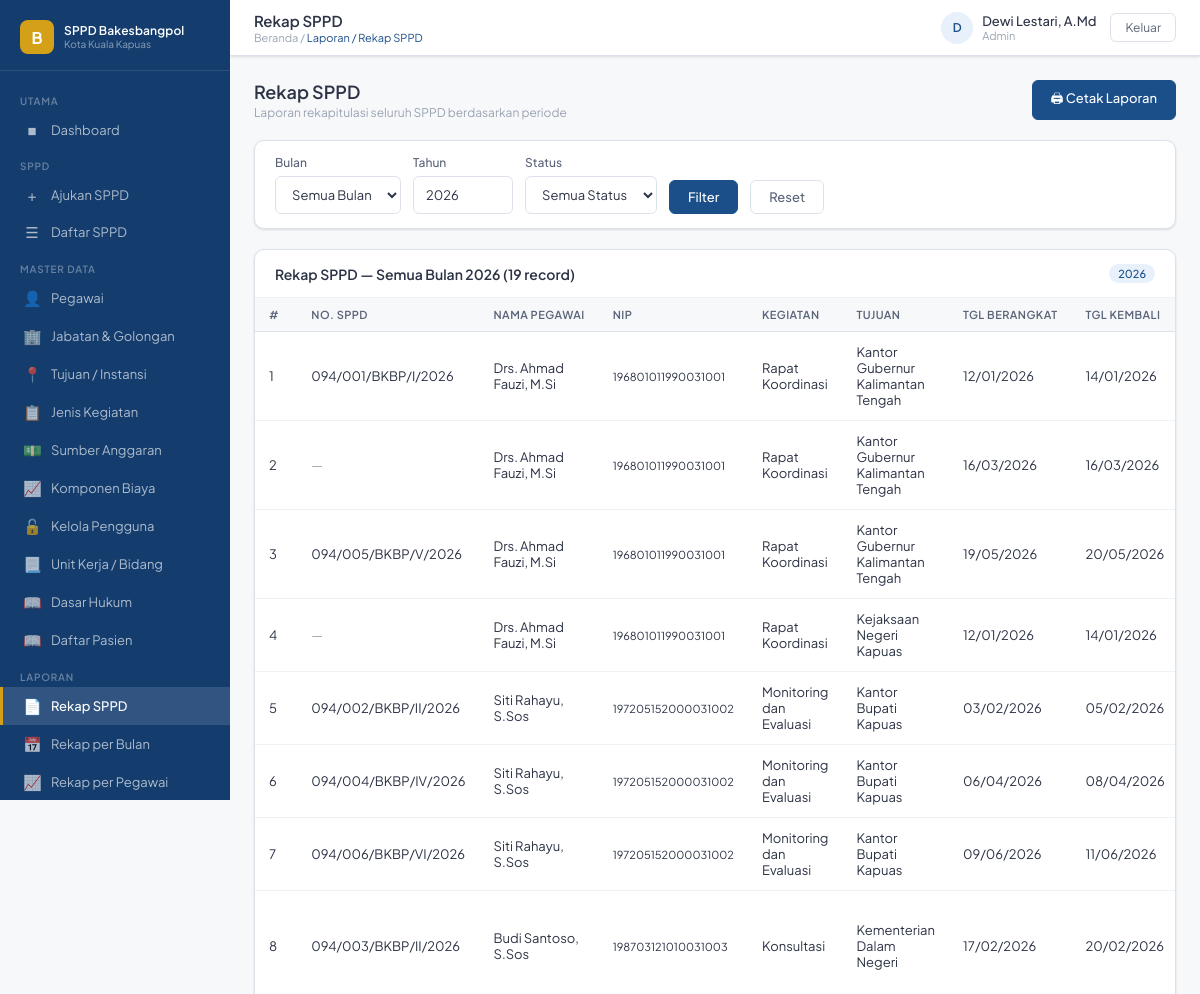
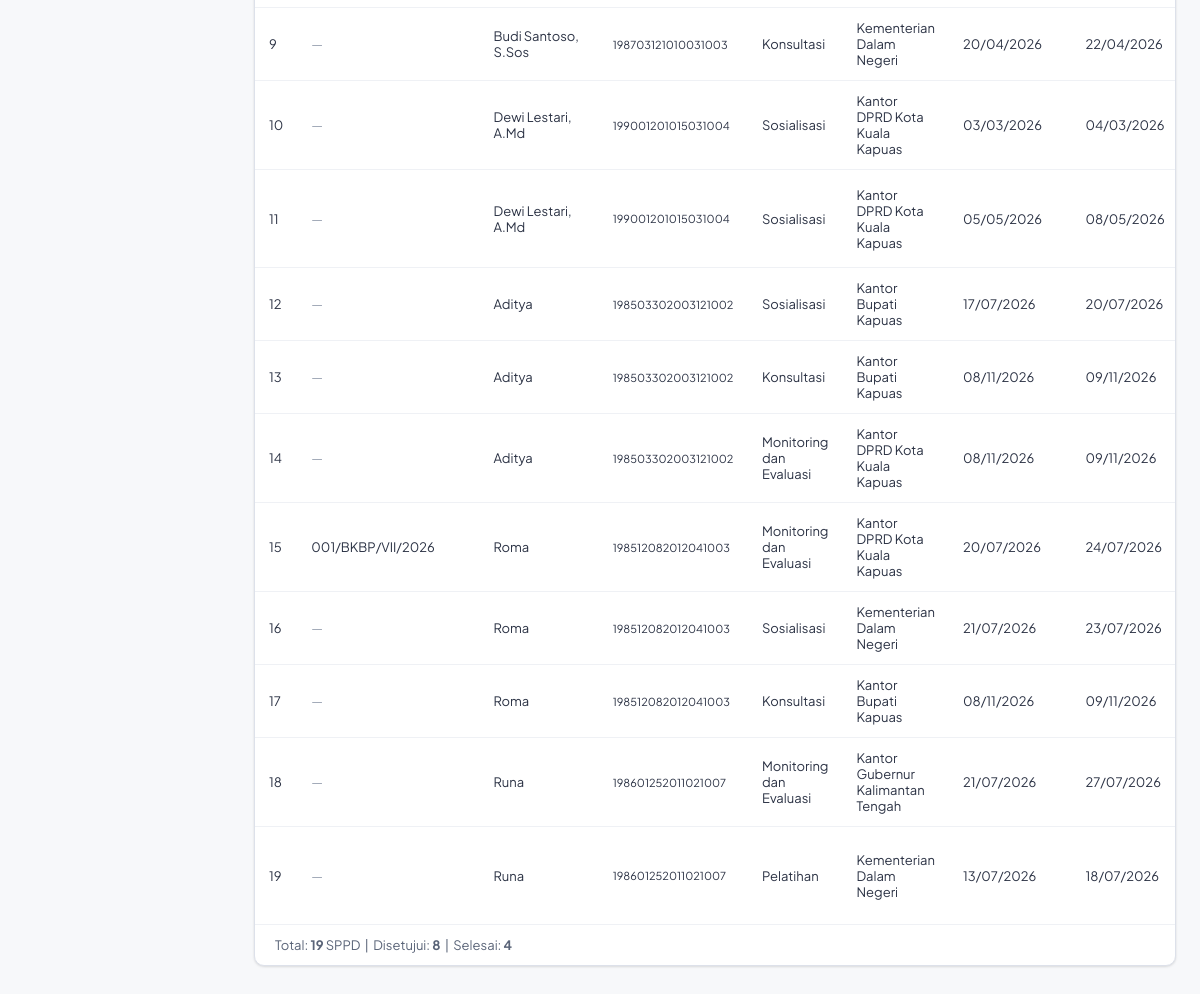
Page /pages/laporan/rekap_sppd.php (signed in) on the committed database (2 pictures, top to bottom).
### tables this page shows
CREATE TABLE `tb_sppd` (
  `id_sppd` int(11) NOT NULL,
  `no_sppd` varchar(50) DEFAULT NULL,
  `id_pengaju` int(11) NOT NULL,
  `id_kegiatan` int(11) NOT NULL,
  `id_tujuan` int(11) NOT NULL,
  `id_anggaran` int(11) NOT NULL,
  `keperluan` text NOT NULL,
  `tgl_berangkat` date NOT NULL,
  `tgl_kembali` date NOT NULL,
  `kendaraan` varchar(50) DEFAULT NULL,
  `transportasi_nama` varchar(100) DEFAULT NULL,
  `transportasi_no_tiket` varchar(50) DEFAULT NULL,
  `transportasi_biaya` decimal(15,0) DEFAULT NULL,
  `status` enum('draf','diajukan','diverifikasi','disetujui','ditolak','selesai') NOT NULL DEFAULT 'draf',
  `catatan_tolak` text DEFAULT NULL,
  `tgl_pengajuan` datetime DEFAULT NULL,
  `tgl_persetujuan` datetime DEFAULT NULL,
  `id_pimpinan` int(11) DEFAULT NULL
);

CREATE TABLE `tb_pegawai` (
  `id_pegawai` int(11) NOT NULL,
  `nip` varchar(30) NOT NULL,
  `nama_lengkap` varchar(100) NOT NULL,
  `id_jabatan` int(11) NOT NULL,
  `tempat_lahir` varchar(50) DEFAULT NULL,
  `tanggal_lahir` date DEFAULT NULL,
  `jenis_kelamin` enum('L','P') NOT NULL DEFAULT 'L',
  `unit_kerja` varchar(100) DEFAULT NULL,
  `no_hp` varchar(20) DEFAULT NULL,
  `email` varchar(100) DEFAULT NULL,
  `foto` varchar(255) DEFAULT NULL,
  `status` enum('aktif','nonaktif') NOT NULL DEFAULT 'aktif',
  `jenis_pegawai` enum('PNS','PPPK','Kontrak','Honorer','Tenaga Ahli') DEFAULT 'PNS'
);

CREATE TABLE `tb_jenis_kegiatan` (
  `id_kegiatan` int(11) NOT NULL,
  `nama_kegiatan` varchar(100) NOT NULL,
  `keterangan` text DEFAULT NULL,
  `status` enum('aktif','nonaktif') NOT NULL DEFAULT 'aktif'
);

CREATE TABLE `tb_tujuan` (
  `id_tujuan` int(11) NOT NULL,
  `nama_instansi` varchar(150) NOT NULL,
  `alamat` text DEFAULT NULL,
  `kota` varchar(80) NOT NULL,
  `provinsi` varchar(80) NOT NULL DEFAULT '',
  `zona` enum('lokal','luar_kota','luar_provinsi') NOT NULL DEFAULT 'lokal'
);

### pages/laporan/rekap_sppd.php (the view, shortened to what this page needs)
<?php
require_once '../../config/koneksi.php'; require_once '../../includes/header.php';
$bulan  = $_GET['bulan']  ?? '0';
$tahun  = $_GET['tahun']  ?? date('Y');
$where = ["YEAR(s.tgl_berangkat) = $tahun"];
$sql = "SELECT s.*,p.nama_lengkap,p.nip,t.nama_instansi,t.kota,jk.nama_kegiatan,a.kode_anggaran
        FROM tb_sppd s
        JOIN tb_pegawai p ON s.id_pengaju=p.id_pegawai
        JOIN tb_tujuan t ON s.id_tujuan=t.id_tujuan
        JOIN tb_jenis_kegiatan jk ON s.id_kegiatan=jk.id_kegiatan
        JOIN tb_anggaran a ON s.id_anggaran=a.id_anggaran
        WHERE ".implode(' AND ',$where)."
        ORDER BY s.tgl_pengajuan";
$result = $conn->query($sql);
$total  = $result->num_rows;
$bln_list=['0'=>'Semua Bulan','1'=>'Januari','2'=>'Februari','3'=>'Maret','4'=>'April','5'=>'Mei','6'=>'Juni','7'=>'Juli','8'=>'Agustus','9'=>'September','10'=>'Oktober','11'=>'November','12'=>'Desember'];
?>
<div class="page-head">
  <div><h2>Rekap SPPD</h2><p>Laporan rekapitulasi seluruh SPPD berdasarkan periode</p></div>
  <button onclick="window.print()" class="btn btn-primary">&#128424; Cetak Laporan</button>
</div>
<div class="card no-print">
  <div class="card-body" style="padding:14px 20px">
    <form method="GET" style="display:flex;gap:12px;flex-wrap:wrap;align-items:flex-end">
      <div class="form-group" style="margin:0">
        <label class="form-label">Bulan</label>
        <select class="form-control" name="bulan">
          <?php foreach($bln_list as $v=>$l): ?>
          <option value="<?=$v?>" <?=$bulan==$v?'selected':''?>><?=$l?></option>
          <?php endforeach; ?>
        </select>
      </div>
      <div class="form-group" style="margin:0">
        <label class="form-label">Tahun</label>
        <input class="form-control" type="number" name="tahun" value="<?=$tahun?>" min="2020" max="2030" style="width:100px">
      </div>
      <div class="form-group" style="margin:0">
        <label class="form-label">Status</label>
        <select class="form-control" name="status">
          <option value="">Semua Status</option>
        </select>
      </div>
      <button type="submit" class="btn btn-primary" style="align-self:flex-end">Filter</button>
      <a href="/sppd/pages/laporan/rekap_sppd.php" class="btn btn-secondary" style="align-self:flex-end">Reset</a>
    </form>
  </div>
</div>
<div class="card">
  <div class="card-header">
    <div class="card-title">Rekap SPPD — <?=$bln_list[$bulan]?> <?=$tahun?> (<?=$total?> record)</div>
    <span class="badge badge-blue"><?=$tahun?></span>
  </div>
  <div class="table-wrap">
    <table>
      <thead>
        <tr><th>#</th><th>No. SPPD</th><th>Nama Pegawai</th><th>NIP</th><th>Kegiatan</th><th>Tujuan</th><th>Tgl Berangkat</th><th>Tgl Kembali</th><th>Lama</th><th>Transportasi</th><th>Status</th></tr>
      </thead>
      <tbody>
        <?php $no=1; $result->data_seek(0); while($r=$result->fetch_assoc()):
        ?>
        <tr>
          <td><?=$no++?></td>
          <td><?=$r['no_sppd']?htmlspecialchars($r['no_sppd']):'<em style="color:#9AA3B2">—</em>'?></td>
          <td><?=htmlspecialchars($r['nama_lengkap'])?></td>
          <td style="font-size:11px"><?=htmlspecialchars($r['nip'])?></td>
          <td><?=htmlspecialchars($r['nama_kegiatan'])?></td>
          <td><?=htmlspecialchars($r['nama_instansi'])?></td>
          <td><?=date('d/m/Y',strtotime($r['tgl_berangkat']))?></td>
          <td><?=date('d/m/Y',strtotime($r['tgl_kembali']))?></td>
        </tr>
        <?php endwhile; ?>
      </tbody>
    </table>
  </div>
  <div style="padding:12px 20px;border-top:1px solid var(--gray-100);font-size:13px;color:var(--gray-600)">
    Total: <strong><?=$total?></strong> SPPD &nbsp;|&nbsp;
    Disetujui: <strong><?=$conn->query("SELECT COUNT(*) c FROM tb_sppd WHERE status='disetujui' AND YEAR(tgl_berangkat)=$tahun")->fetch_assoc()['c']?></strong> &nbsp;|&nbsp;
    Selesai: <strong><?=$conn->query("SELECT COUNT(*) c FROM tb_sppd WHERE status='selesai' AND YEAR(tgl_berangkat)=$tahun")->fetch_assoc()['c']?></strong>
  </div>
</div>
<?php require_once '../../includes/footer.php'; ?>

### assets/css/style.css (style rules this page uses)
:root { --primary: #1B4F8A; --primary-dk: #143D6E; --primary-lt: #E8F0FB; --accent: #D4A017; --success: #1A7F5A; --success-lt: #E6F5EE; --danger: #C0392B; --danger-lt: #FDECEA; --warning: #B7770D; --warning-lt: #FEF6E4; --gray-50: #F7F8FA; --gray-100: #EFF1F5; --gray-200: #DDE1EA; --gray-400: #9AA3B2; --gray-600: #5A6478; --gray-800: #2C3345; --white: #FFFFFF; --sidebar-w: 230px; --topbar-h: 56px; --radius: 10px; --radius-sm: 6px; --shadow: 0 1px 3px rgba(0,0,0,.08), 0 1px 2px rgba(0,0,0,.05); --shadow-md: 0 4px 12px rgba(0,0,0,.10); --font: 'Plus Jakarta Sans', sans-serif; }
*, *::before, *::after { box-sizing: border-box; margin: 0; padding: 0; }
body { font-family: var(--font); font-size: 14px; color: var(--gray-800); background: var(--gray-50); }
a { text-decoration: none; color: inherit; }
input, select, textarea, button { font-family: var(--font); }
.page-head { display: flex; align-items: center; justify-content: space-between; margin-bottom: 20px; }
.page-head h2 { font-size: 18px; font-weight: 600; color: var(--gray-800); }
.page-head p { font-size: 12px; color: var(--gray-400); margin-top: 2px; }
.card { background: var(--white); border-radius: var(--radius); border: 1px solid var(--gray-200); box-shadow: var(--shadow); margin-bottom: 20px; }
.card-header { padding: 14px 20px; border-bottom: 1px solid var(--gray-100); display: flex; align-items: center; justify-content: space-between; }
.card-title { font-size: 14px; font-weight: 600; color: var(--gray-800); }
.card-body { padding: 20px; }
.btn { display: inline-flex; align-items: center; gap: 6px; padding: 8px 18px; border-radius: var(--radius-sm); font-size: 13px; font-weight: 500; cursor: pointer; border: 1px solid transparent; transition: all .15s; }
.btn-primary { background: var(--primary); color: var(--white); border-color: var(--primary); }
.btn-secondary { background: var(--white); color: var(--gray-600); border-color: var(--gray-200); }
.form-group { display: flex; flex-direction: column; gap: 6px; }
.form-label { font-size: 12px; font-weight: 500; color: var(--gray-600); }
.form-control { height: 38px; border: 1px solid var(--gray-200); border-radius: var(--radius-sm); padding: 0 12px; font-size: 13px; color: var(--gray-800); background: var(--white); transition: border-color .15s; }
select.form-control { cursor: pointer; }
.table-wrap { overflow-x: auto; }
table { width: 100%; border-collapse: collapse; }
thead tr { background: var(--gray-50); }
th { padding: 10px 14px; font-size: 11px; font-weight: 600; color: var(--gray-600); text-align: left; letter-spacing: .04em; text-transform: uppercase; border-bottom: 1px solid var(--gray-200); white-space: nowrap; }
td { padding: 12px 14px; font-size: 13px; color: var(--gray-800); border-bottom: 1px solid var(--gray-100); vertical-align: middle; }
tr:last-child td { border-bottom: none; }
.badge { display: inline-flex; align-items: center; gap: 4px; padding: 3px 9px; border-radius: 99px; font-size: 11px; font-weight: 500; }
.badge-blue { background: var(--primary-lt); color: var(--primary); }

### rows in the picture
tb_sppd: no_sppd "094/001/BKBP/I/2026", id_pengaju.nama_lengkap "Drs. Ahmad Fauzi, M.Si", id_pengaju.nip "196801011990031001", id_kegiatan.nama_kegiatan "Rapat Koordinasi", id_tujuan.nama_instansi "Kantor Gubernur Kalimantan Tengah", tgl_berangkat "12/01/2026", tgl_kembali "14/01/2026"
tb_sppd: id_pengaju.nama_lengkap "Drs. Ahmad Fauzi, M.Si", id_pengaju.nip "196801011990031001", id_kegiatan.nama_kegiatan "Rapat Koordinasi", id_tujuan.nama_instansi "Kantor Gubernur Kalimantan Tengah", tgl_berangkat "16/03/2026", tgl_kembali "16/03/2026"
tb_sppd: no_sppd "094/005/BKBP/V/2026", id_pengaju.nama_lengkap "Drs. Ahmad Fauzi, M.Si", id_pengaju.nip "196801011990031001", id_kegiatan.nama_kegiatan "Rapat Koordinasi", id_tujuan.nama_instansi "Kantor Gubernur Kalimantan Tengah", tgl_berangkat "19/05/2026", tgl_kembali "20/05/2026"
tb_sppd: id_pengaju.nama_lengkap "Drs. Ahmad Fauzi, M.Si", id_pengaju.nip "196801011990031001", id_kegiatan.nama_kegiatan "Rapat Koordinasi", id_tujuan.nama_instansi "Kejaksaan Negeri Kapuas", tgl_berangkat "12/01/2026", tgl_kembali "14/01/2026"
tb_sppd: no_sppd "094/002/BKBP/II/2026", id_pengaju.nama_lengkap "Siti Rahayu, S.Sos", id_pengaju.nip "197205152000031002", id_kegiatan.nama_kegiatan "Monitoring dan Evaluasi", id_tujuan.nama_instansi "Kantor Bupati Kapuas", tgl_berangkat "03/02/2026", tgl_kembali "05/02/2026"
tb_sppd: no_sppd "094/004/BKBP/IV/2026", id_pengaju.nama_lengkap "Siti Rahayu, S.Sos", id_pengaju.nip "197205152000031002", id_kegiatan.nama_kegiatan "Monitoring dan Evaluasi", id_tujuan.nama_instansi "Kantor Bupati Kapuas", tgl_berangkat "06/04/2026", tgl_kembali "08/04/2026"
tb_sppd: no_sppd "094/006/BKBP/VI/2026", id_pengaju.nama_lengkap "Siti Rahayu, S.Sos", id_pengaju.nip "197205152000031002", id_kegiatan.nama_kegiatan "Monitoring dan Evaluasi", id_tujuan.nama_instansi "Kantor Bupati Kapuas", tgl_berangkat "09/06/2026", tgl_kembali "11/06/2026"
tb_sppd: no_sppd "094/003/BKBP/II/2026", id_pengaju.nama_lengkap "Budi Santoso, S.Sos", id_pengaju.nip "198703121010031003", id_kegiatan.nama_kegiatan "Konsultasi", id_tujuan.nama_instansi "Kementerian Dalam Negeri", tgl_berangkat "17/02/2026", tgl_kembali "20/02/2026"
tb_sppd: id_pengaju.nama_lengkap "Budi Santoso, S.Sos", id_pengaju.nip "198703121010031003", id_kegiatan.nama_kegiatan "Konsultasi", id_tujuan.nama_instansi "Kementerian Dalam Negeri", tgl_berangkat "20/04/2026", tgl_kembali "22/04/2026"
tb_sppd: id_pengaju.nama_lengkap "Dewi Lestari, A.Md", id_pengaju.nip "199001201015031004", id_kegiatan.nama_kegiatan "Sosialisasi", id_tujuan.nama_instansi "Kantor DPRD Kota Kuala Kapuas", tgl_berangkat "03/03/2026", tgl_kembali "04/03/2026"
tb_sppd: id_pengaju.nama_lengkap "Dewi Lestari, A.Md", id_pengaju.nip "199001201015031004", id_kegiatan.nama_kegiatan "Sosialisasi", id_tujuan.nama_instansi "Kantor DPRD Kota Kuala Kapuas", tgl_berangkat "05/05/2026", tgl_kembali "08/05/2026"
tb_sppd: id_pengaju.nama_lengkap "Aditya", id_pengaju.nip "198503302003121002", id_kegiatan.nama_kegiatan "Sosialisasi", id_tujuan.nama_instansi "Kantor Bupati Kapuas", tgl_berangkat "17/07/2026", tgl_kembali "20/07/2026"
tb_sppd: id_pengaju.nama_lengkap "Aditya", id_pengaju.nip "198503302003121002", id_kegiatan.nama_kegiatan "Konsultasi", id_tujuan.nama_instansi "Kantor Bupati Kapuas", tgl_berangkat "08/11/2026", tgl_kembali "09/11/2026"
tb_sppd: id_pengaju.nama_lengkap "Aditya", id_pengaju.nip "198503302003121002", id_kegiatan.nama_kegiatan "Monitoring dan Evaluasi", id_tujuan.nama_instansi "Kantor DPRD Kota Kuala Kapuas", tgl_berangkat "08/11/2026", tgl_kembali "09/11/2026"
tb_sppd: no_sppd "001/BKBP/VII/2026", id_pengaju.nama_lengkap "Roma", id_pengaju.nip "198512082012041003", id_kegiatan.nama_kegiatan "Monitoring dan Evaluasi", id_tujuan.nama_instansi "Kantor DPRD Kota Kuala Kapuas", tgl_berangkat "20/07/2026", tgl_kembali "24/07/2026"
tb_sppd: id_pengaju.nama_lengkap "Roma", id_pengaju.nip "198512082012041003", id_kegiatan.nama_kegiatan "Sosialisasi", id_tujuan.nama_instansi "Kementerian Dalam Negeri", tgl_berangkat "21/07/2026", tgl_kembali "23/07/2026"
tb_sppd: id_pengaju.nama_lengkap "Roma", id_pengaju.nip "198512082012041003", id_kegiatan.nama_kegiatan "Konsultasi", id_tujuan.nama_instansi "Kantor Bupati Kapuas", tgl_berangkat "08/11/2026", tgl_kembali "09/11/2026"
tb_sppd: id_pengaju.nama_lengkap "Runa", id_pengaju.nip "198601252011021007", id_kegiatan.nama_kegiatan "Monitoring dan Evaluasi", id_tujuan.nama_instansi "Kantor Gubernur Kalimantan Tengah", tgl_berangkat "21/07/2026", tgl_kembali "27/07/2026"
tb_sppd: id_pengaju.nama_lengkap "Runa", id_pengaju.nip "198601252011021007", id_kegiatan.nama_kegiatan "Pelatihan", id_tujuan.nama_instansi "Kementerian Dalam Negeri", tgl_berangkat "13/07/2026", tgl_kembali "18/07/2026"

### other values in the picture
$halaman "Rekap SPPD"
$sub_judul "Laporan / Rekap SPPD"
$inisial "D"
$nama "Dewi Lestari, A.Md"
$role "Admin"
$bln_list[$bulan] "Semua Bulan"
$total "19"
form field bulan "Semua Bulan"
